Frame 1 (no input): blank canvas, image omitted
Frame 60 (the mouse pressed at the canvas centre just before this capture): blank canvas, image omitted
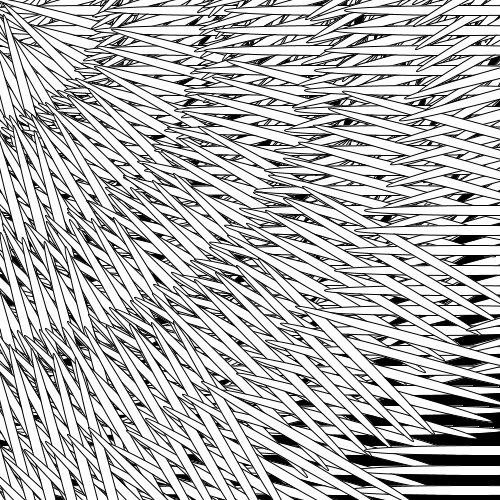
Frame 120 (the mouse held since frame 60 and released just before this capture)

The Processing sketch whose frames 1 and 60 were blank and that drew this single picture after the mouse press (run headless with seeded random() and noise(); from frame 60 on, the mouse is pressed at the canvas centre):

// Processing sketch: processing_51873
// ── processing_51873.pde

void setup(){
background(0);
size(500,500);
smooth();
}
void draw(){
  for(int x = 0; x < width; x += 10){
    for(int y = 0; y < height; y += 10){
      rotate(radians(15));
      ellipse(x,y,mouseX,10);
    }
   }
  }
